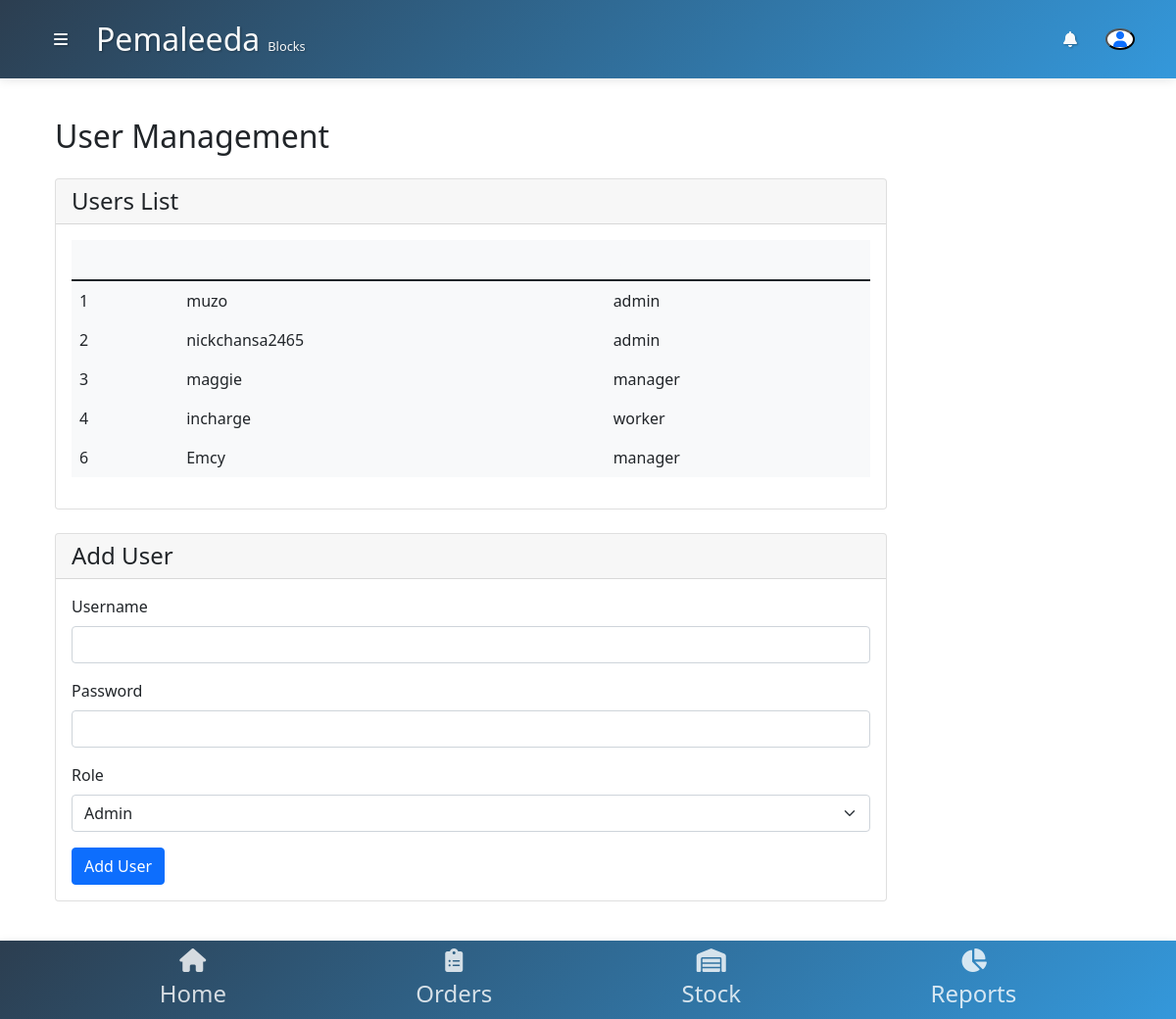
The app's page /index.php?page=users (signed in) with its own data.
### tables this page shows
CREATE TABLE `users` (
  `id` int(11) NOT NULL,
  `username` varchar(50) DEFAULT NULL,
  `password` varchar(255) DEFAULT NULL,
  `role` enum('admin','accounts','it','manager','worker') DEFAULT NULL
);

### pages/users.php (the view, shortened to what this page needs)
<h2 class="mb-4">User Management</h2>
<div class="card mb-4">
  <div class="card-header">
    <h4 class="mb-0">Users List</h4>
  </div>
  <div class="card-body">
    <table class="table table-hover">
      <thead>
        <tr>
          <th>ID</th>
          <th>Username</th>
          <th>Role</th>
        </tr>
      </thead>
      <tbody>
      <?php
      try {
          $users = $conn->query("SELECT id, username, role FROM users");
          while ($user = $users->fetch(PDO::FETCH_ASSOC)):
      ?>
        <tr>
          <td><?= htmlspecialchars($user['id']) ?></td>
          <td><?= htmlspecialchars($user['username']) ?></td>
          <td><?= htmlspecialchars($user['role']) ?></td>
        </tr>
      <?php endwhile; ?>
      </tbody>
    </table>
  </div>
</div>
<div class="card">
  <div class="card-header">
    <h4 class="mb-0">Add User</h4>
  </div>
  <div class="card-body">
    <form action="index.php?page=users" method="POST">
      <div class="mb-3">
        <label class="form-label">Username</label>
        <input type="text" class="form-control" name="username" required>
      </div>
      <div class="mb-3">
        <label class="form-label">Password</label>
        <input type="password" class="form-control" name="password" required>
      </div>
      <div class="mb-3">
        <label class="form-label">Role</label>
        <select class="form-select" name="role" required>
          <option value="admin">Admin</option>
        </select>
      </div>
      <button type="submit" name="add_user" class="btn btn-primary">Add User</button>
    </form>
  </div>
</div>
<?php
      } catch (PDOException $e) {
          echo "Error: " . $e->getMessage();
      }
      ?>

### includes/header.php (shortened to what this page needs)
<!DOCTYPE html>
<html lang="en">
<head>
    <link href="https://cdn.jsdelivr.net/npm/bootstrap@5.1.3/dist/css/bootstrap.min.css" rel="stylesheet" />
    <link rel="stylesheet" href="https://cdnjs.cloudflare.com/ajax/libs/font-awesome/6.0.0/css/all.min.css" />
    <link rel="stylesheet" href="css/style.css">
</head>
<body>
    <header class="custom-header-footer fixed-top">
      <div class="container h-100">
        <div class="d-flex justify-content-between align-items-center h-100">
          <div class="d-flex align-items-center gap-3">
            <button
              class="btn text-white"
              type="button"
              data-bs-toggle="offcanvas"
              data-bs-target="#sidebarMenu"
              aria-controls="sidebarMenu"
              aria-label="Open menu"
            >
              <i class="fas fa-bars"></i>
            </button>
            <div class="d-flex align-items-baseline">
              <h2 class="text-white mb-0">Pemaleeda</h2>
              <span class="text-white ms-2" style="font-size: 0.8rem"
                >Blocks</span
              >
            </div>
          </div>
          <div class="d-flex align-items-center gap-3">
            <div class="dropdown">
              <button
                class="btn text-white"
                type="button"
                id="notificationDropdown"
                data-bs-toggle="dropdown"
                aria-expanded="false"
                aria-label="Notifications"
              >
                <i class="fas fa-bell"></i>
              </button>
            </div>
            <button
              class="profile-icon rounded-circle d-flex align-items-center justify-content-center bg-white"
              data-bs-toggle="modal"
              data-bs-target="#profileModal"
              aria-label="Profile"
            >
              <i class="fas fa-user text-primary"></i>
            </button>
          </div>
        </div>
      </div>
    </header>
<main class="container main-content"><div class="col-md-9 col-lg-10 p-4">

### index.php (shortened to what this page needs)
<?php
include 'includes/header.php';
$page = $_GET['page'] ?? 'dashboard';
$pages = [
    'dashboard'          => 'pages/dashboard.php',
    'orders'             => 'pages/orders.php',
    'materials'          => 'pages/materials.php',
    'staff'              => 'pages/staff.php',
    'transactions'       => 'pages/transactions.php',
    'users'              => 'pages/users.php',
    'production_report'  => 'pages/production_report.php',
    'daily_production'  => 'pages/daily-production.php',
    'payroll'            => 'pages/payroll.php',
    'attendance'         => 'pages/attendance.php',
    'collections'        => 'pages/client-collections.php',
    'schedule'           => 'pages/schedule.php',
    'maintanance'        => 'pages/maintanance.php',
    'targets'            =>  'pages/targets.php',
    'logout'             => 'logout.php'
];
if (array_key_exists($page, $pages)) {
    include($pages[$page]);
} else {
    echo "<div class='card'><div class='card-body'>Page not found.</div></div>";
}
include 'includes/footer.php';
?>

### includes/footer.php (shortened to what this page needs)
<footer class="custom-header-footer fixed-bottom">
    <div class="container h-100">
        <div class="d-flex justify-content-around align-items-center h-100 px-4">
            <a href="index.php?page=dashboard"
               class="nav-icon <?= ($page === 'dashboard') ? 'active-nav' : '' ?>"
               role="button"
               tabindex="0"
               aria-label="Navigate to Dashboard">
                <i class="fas fa-home"></i>
                <span>Home</span>
            </a>
            <a href="index.php?page=orders"
               class="nav-icon <?= ($page === 'orders') ? 'active-nav' : '' ?>"
               role="button"
               tabindex="0"
               aria-label="Navigate to Orders">
                <i class="fas fa-clipboard-list"></i>
                <span>Orders</span>
            </a>
            <a href="index.php?page=materials"
               class="nav-icon <?= ($page === 'materials') ? 'active-nav' : '' ?>"
               role="button"
               tabindex="0"
               aria-label="Navigate to Inventory">
                <i class="fas fa-warehouse"></i>
                <span>Stock</span>
            </a>
            <a href="index.php?page=production_report"
               class="nav-icon <?= ($page === 'production_report') ? 'active-nav' : '' ?>"
               role="button"
               tabindex="0"
               aria-label="Navigate to Reports">
                <i class="fas fa-chart-pie"></i>
                <span>Reports</span>
            </a>
        </div>
    </div>
</footer>
</body>
</html>

### css/style.css (style rules this page uses)
:root { --primary-color: #2c3e50; --secondary-color: #3498db; --accent-color: #e74c3c; --text-light: #f8f9fa; --text-dark: #212529; --breakpoint-mobile: 768px; --transition-base: all 0.3s ease; }
.custom-header-footer { background: linear-gradient( 135deg, var(--primary-color) 0%, var(--secondary-color) 100% ); height: 4rem; box-shadow: 0 2px 10px rgba(0, 0, 0, 0.1); }
.nav-icon { color: rgba(255, 255, 255, 0.8); font-size: 1.25rem; display: flex; flex-direction: column; align-items: center; padding: 0.75rem; transition: var(--transition-base); gap: 0.25rem; }
.main-content { margin: 5rem 0; padding: 0 1rem; }
@media (min-width: 768px) { .custom-header-footer { height: 5rem; } }
@media (min-width: 768px) { .nav-icon { font-size: 1.5rem; padding: 1rem; } }
@media (min-width: 768px) { .main-content { margin: 6rem 0; padding: 0 2rem; } }
.text-white { text-shadow: 1px 1px 2px rgba(0, 0, 0, 0.3); color: var(--text-light) !important; }
table { width: 100%; border-collapse: collapse; background: var(--text-light); color: var(--text-dark); }
th, td { padding: 0.75rem; text-align: left; border-bottom: 1px solid rgba(var(--primary-color-rgb), 0.1); }
th { background: var(--primary-color); color: var(--text-light); font-weight: 600; position: sticky; top: 0; }
footer a { text-decoration: none !important; }
.custom-header-footer.fixed-bottom a { text-decoration: none !important; }
.custom-header-footer.fixed-bottom .nav-icon { text-decoration: none !important; }

### records on screen
users: id "1", username "muzo", role "admin"
users: id "2", username "nickchansa2465", role "admin"
users: id "3", username "maggie", role "manager"
users: id "4", username "incharge", role "worker"
users: id "6", username "Emcy", role "manager"
